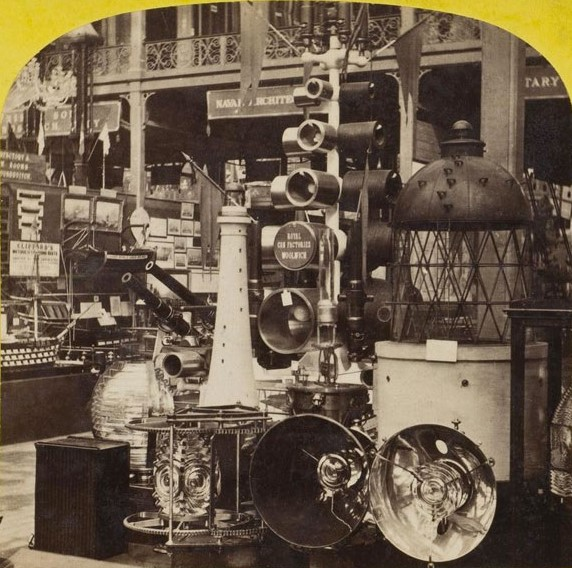
#> input picture leftPic.jpg, 572 x 568 px
$ python leftright.py
#> lines starting #> are read from the running program, lines starting #| are printed output that depends on the picture
# -*- coding: utf-8 -*-
"""
match

Example of matching a template to an image
Derived from techniques found at http://www.pyimagesearch.com/2015/01/26/multi-scale-template-matching-using-python-opencv/

Copyright (c) 2017 - RocketRedNeck.com RocketRedNeck.net

RocketRedNeck and MIT Licenses

RocketRedNeck hereby grants license for others to copy and modify this source code for
whatever purpose other's deem worthy as long as RocketRedNeck is given credit where
where credit is due and you leave RocketRedNeck out of it for all other nefarious purposes.

Permission is hereby granted, free of charge, to any person obtaining a copy
of this software and associated documentation files (the "Software"), to deal
in the Software without restriction, including without limitation the rights
to use, copy, modify, merge, publish, distribute, sublicense, and/or sell
copies of the Software, and to permit persons to whom the Software is
furnished to do so, subject to the following conditions:

The above copyright notice and this permission notice shall be included in all
copies or substantial portions of the Software.

THE SOFTWARE IS PROVIDED "AS IS", WITHOUT WARRANTY OF ANY KIND, EXPRESS OR
IMPLIED, INCLUDING BUT NOT LIMITED TO THE WARRANTIES OF MERCHANTABILITY,
FITNESS FOR A PARTICULAR PURPOSE AND NONINFRINGEMENT. IN NO EVENT SHALL THE
AUTHORS OR COPYRIGHT HOLDERS BE LIABLE FOR ANY CLAIM, DAMAGES OR OTHER
LIABILITY, WHETHER IN AN ACTION OF CONTRACT, TORT OR OTHERWISE, ARISING FROM,
OUT OF OR IN CONNECTION WITH THE SOFTWARE OR THE USE OR OTHER DEALINGS IN THE
SOFTWARE.
****************************************************************************************************
"""

# import the necessary packages
import numpy as np
import cv2
import time
import math
from matplotlib import pyplot as pl
from matplotlib import image as mpimg

from mpl_toolkits.mplot3d import Axes3D


MIN_MATCH_COUNT = 10

# load the image, convert it to grayscale, and detect edges
img1 = cv2.imread("leftPic.jpg",cv2.IMREAD_GRAYSCALE)
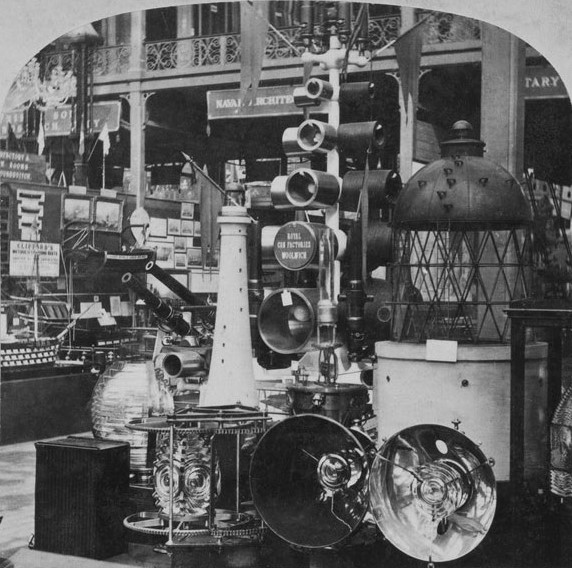
#> img1: shape (568, 572); min 12, max 230, mean 95.7
#img1 = cv2.resize(img1,(int(img1.shape[1]/2),int(img1.shape[0]/2)))
print(img1.shape)
#| (568, 572)

img2 = cv2.imread('rightPic.jpg', cv2.IMREAD_GRAYSCALE)
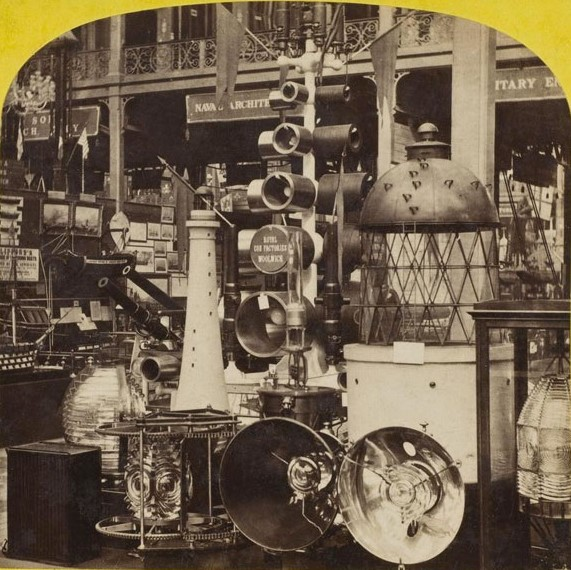
#> input picture rightPic.jpg, 571 x 570 px
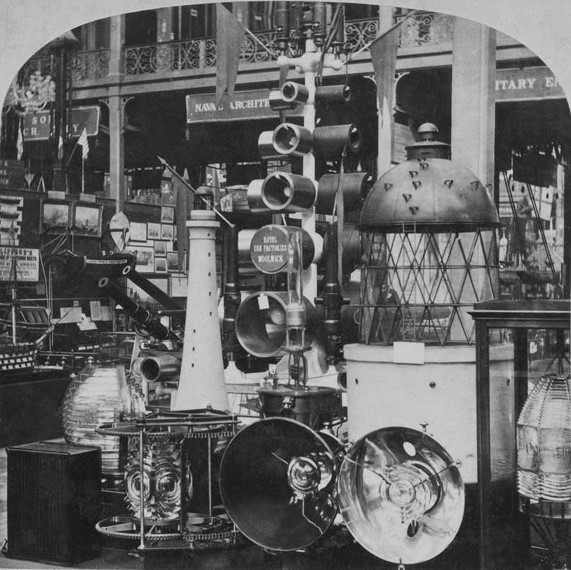
#> img2: shape (570, 571); min 11, max 222, mean 99.8
#img2 = cv2.resize(img2,(int(img2.shape[1]/2),int(img2.shape[0]/2)))
print(img2.shape)
#| (570, 571)

# Initiate SIFT detector
sift = cv2.xfeatures2d.SIFT_create()
# Create SURF object. You can specify params here or later.
# Here I set Hessian Threshold to 400
#> (the run stopped early here; a loop or call above may not have finished)
